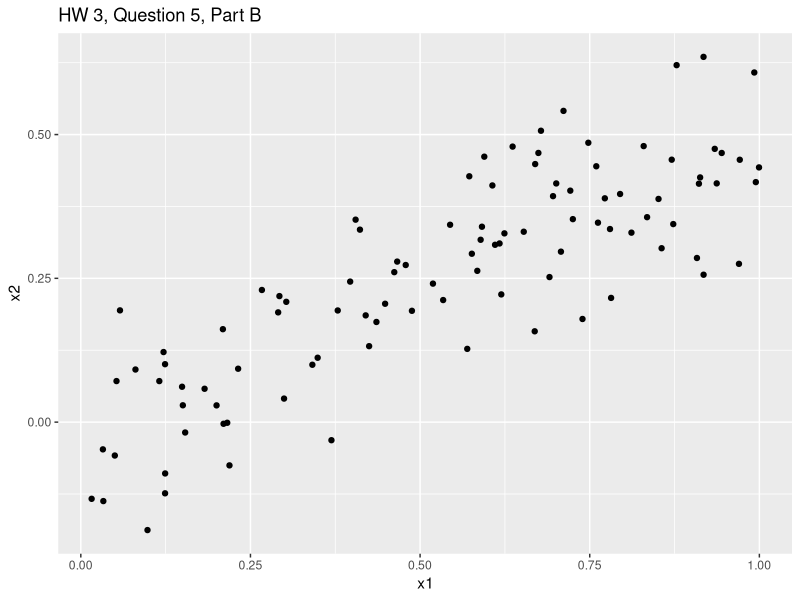

This figure's R source:
## ---- chunk 1
library(ggplot2)
## ---- chunk 2
set.seed(240)
x1 <- matrix(runif(100), ncol = 1)
x2 <- 0.5*x1 + rnorm(100)/10
y  <- 2 + 2*x1 + 0.3*x2 + rnorm(100)
## ---- chunk 3
# First I need the covariance. To find this I will center the two vectors 
# X1 and X2 and take their dot product.
mycov <- function(x,y) (nrow(x)-1)**-1 * t(x - mean(x)) %*% (y - mean(y))
covx1x2 = mycov(x1,x2)
# I will check this result against R's built-in function 
# abs(cov - cov(x1,x2)) < 1e-6
# I will also need the variances of x1 and x2. 
varx1 <- mycov(x1,x1)
varx2 <- mycov(x2,x2)

# Correlation(x,y) is defined as Cov(x,y) / sqrt{Varx Vary}
corrx1x2 <- covx1x2 / (varx1 * varx2)**0.5
corrx1x2

# Create a scatter plot 
dat <- data.frame(cbind(y,x1,x2))
names(dat) <- c('y', 'x1','x2')
myplot <- ggplot(dat, aes(x1,x2)) + 
  geom_point() + 
  ggtitle("HW 3, Question 5, Part B")
myplot
## ---- chunk 4
fit1 <- lm(y ~ x1 + x2, dat)
# summary(fit1)

# The estimated coefficients are as follows
round(summary(fit1)$coefficients[,1], 3)

# Here are the associated p-values 
# round(summary(fit1)$coefficients[,4], 4)
format(summary(fit1)$coefficients[,4], digits = 4)
## ---- chunk 5
fit2 <- lm(y ~ x1, dat)
# summary(fit2)

# The estimated coefficients are as follows
round(summary(fit2)$coefficients[,1], 3)

# Here are the associated p-values 
format(summary(fit2)$coefficients[,4], digits = 4)
## ---- chunk 6
fit3 <- lm(y ~ x2, dat)
# summary(fit2)

# The estimated coefficients are as follows
round(summary(fit3)$coefficients[,1], 3)

# Here are the associated p-values 
format(summary(fit3)$coefficients[,4], digits = 4)
## ---- chunk 7
# # Summarize X1,X2, and Y to determine whether the new point is an outlier
# summary(x1)
# summary(x2)
# summary(y)

# update the data with the new unfortunate point
x1b <- c(x1, 0.1)
x2b <- c(x2, 0.8)
yb  <- c(y, 6)
dat2 <- data.frame(cbind(yb,x1b,x2b))
names(dat2) <- c('y', 'x1','x2')
## ---- chunk 8
### Model from part C
fit1b <- lm(y ~ x1 + x2, dat2)
# The estimated coefficients are as follows
round(summary(fit1b)$coefficients[,1], 3)
# Here are the associated p-values 
format(summary(fit1b)$coefficients[,4], digits = 4)
## ---- chunk 9
### Model from part D
fit2b <- lm(y ~ x1, dat2)
# The estimated coefficients are as follows
round(summary(fit2b)$coefficients[,1], 3)
# Here are the associated p-values 
format(summary(fit2b)$coefficients[,4], digits = 4)
## ---- chunk 10
fit3b <- lm(y ~ x2, dat2)
# The estimated coefficients are as follows
round(summary(fit3b)$coefficients[,1], 3)
# Here are the associated p-values 
format(summary(fit3b)$coefficients[,4], digits = 4)
